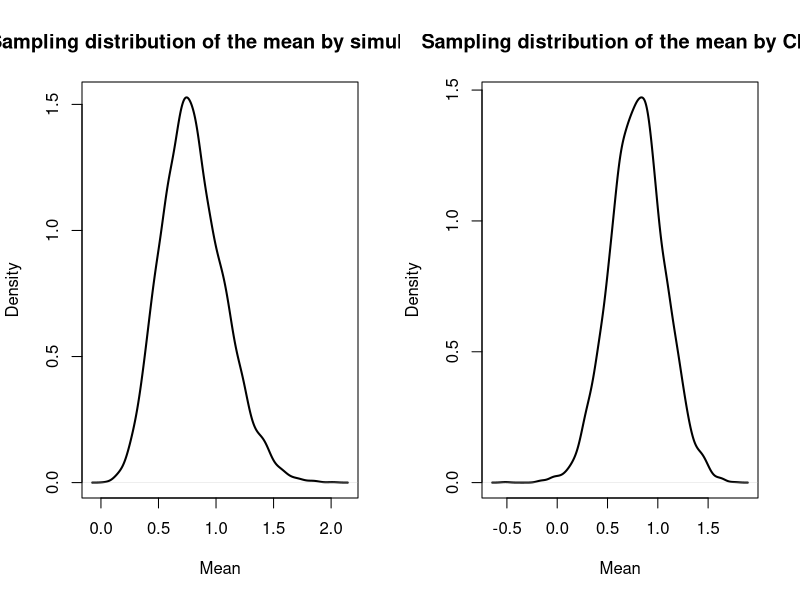
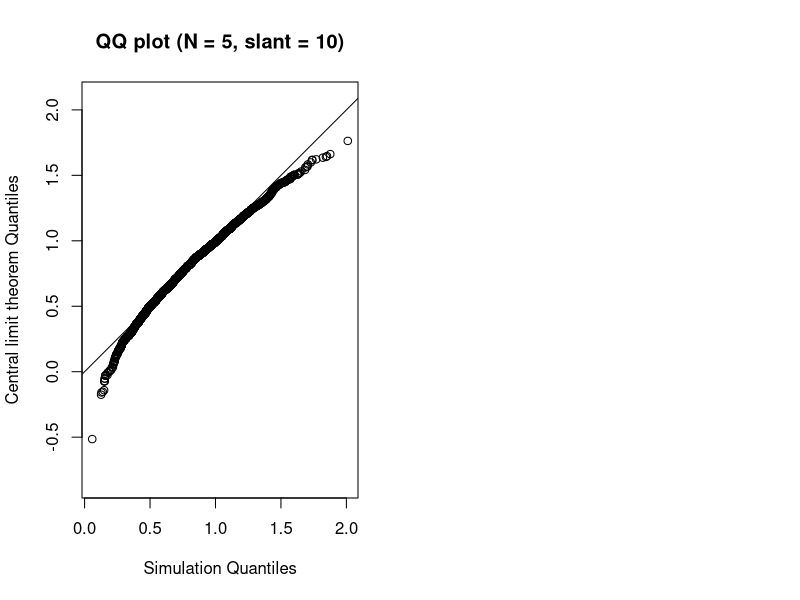
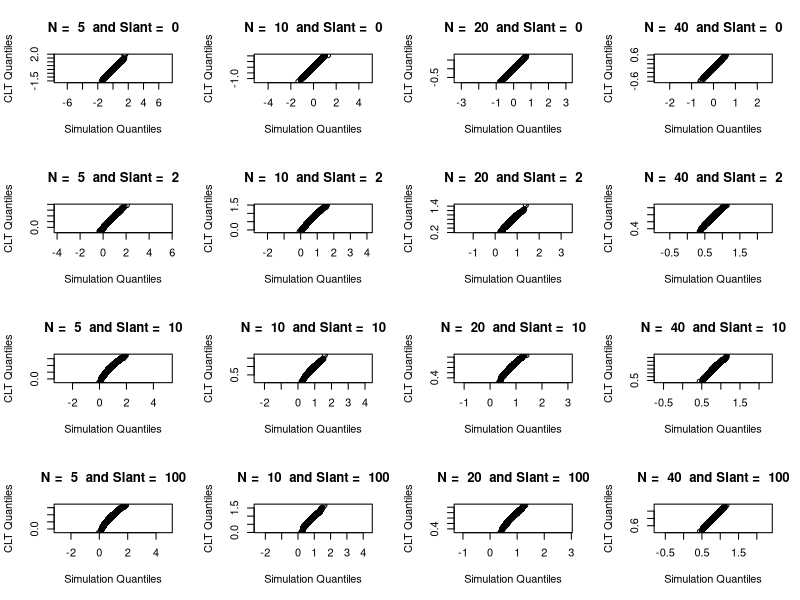
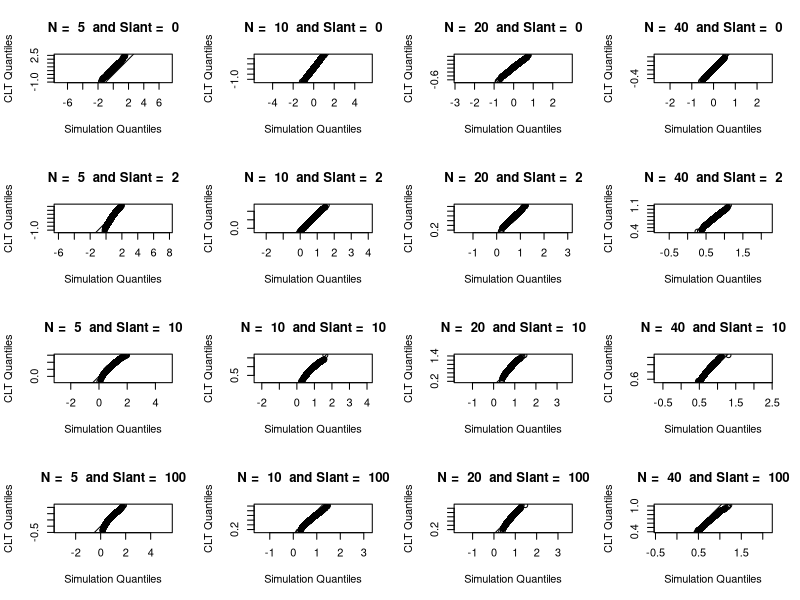

Source code (R) for these figures, in order:
## ---- chunk 1
require(magrittr)
require(sn)
## ---- chunk 2
# parameters that do not change
R <- 5000
location <- 0
scale <- 1

# parameters that change
slant = c(0, 2, 10, 100)
N = c(5, 10, 20, 40)

## ---- chunk 3
N_eg <- 5
slant_eg <- 10
delta <- slant_eg/(sqrt(1 + slant_eg^2))

# Quantiles to calculate/generate
pop_mean <- location + scale*delta*(sqrt(2/pi))
pop_sd <- sqrt(scale^2*(1-((2*delta^2)/pi)))

## ---- chunk 4
random.skew <- array(rsn(R * N_eg, xi = location, omega = scale, alpha = slant_eg), dim = c(R, N_eg))
sample_dist_sim <- apply(random.skew, 1, mean)
## ---- chunk 5
Z <- rnorm(R)
sample_dist_clt <- Z*(pop_sd/sqrt(N_eg)) + pop_mean
## ---- chunk 6
par(mfrow = c(1, 2))
plot(density(sample_dist_sim), xlab = "Mean", main = "Sampling distribution of the mean by simulation", lwd = 2)
plot(density(sample_dist_clt), xlab = "Mean", main = "Sampling distribution of the mean by CLT", lwd = 2)

## ---- chunk 7
qqplot(sample_dist_sim, sample_dist_clt, asp = 1, xlab  = "Simulation Quantiles", ylab = "Central limit theorem Quantiles", main = "QQ plot (N = 5, slant = 10)")
abline(0, 1)
## ---- chunk 8
par(mfrow = c(4, 4))

for (i in seq(1, 4)){
  for (j in seq(1, 4)){
    delta <- slant[i]/(sqrt(1 + slant[i]^2))
    pop_mean <- location + scale*delta*(sqrt(2/pi))
    pop_sd <- sqrt(scale^2*(1-((2*delta^2)/pi)))
    
    Z <- rnorm(R)
    sample_dist_clt <- Z*(pop_sd/sqrt(N[j])) + pop_mean
    random.skew <- array(rsn(R * N[j], xi = location, omega = scale, alpha = slant[i]), dim = c(R, N[j]))
    sample_dist_sim <- apply(random.skew, 1, mean)

    qqplot(sample_dist_sim, sample_dist_clt, asp = 1, xlab  = "Simulation Quantiles",
           ylab = "CLT Quantiles", main=paste("N = ", N[j], " and Slant = ", slant[i]))
    abline(0, 1)

  }
}
## ---- chunk 9
par(mfrow = c(4, 4))

for (i in seq(1, 4)){
  for (j in seq(1, 4)){
    delta <- slant[i]/(sqrt(1 + slant[i]^2))
    
    Y <- rsn(N[j], xi = location, omega = scale, alpha = slant[i])
    
    est.mean = mean(Y)
    est.sd <- sqrt(sum((Y-est.mean)^2/(length(Y)-1)))
    
    Z <- rnorm(R)

    sample_dist_clt <- Z*(est.sd/sqrt(N[j])) + est.mean
    random.skew <- array(rsn(R * N[j], xi = location, omega = scale, alpha = slant[i]), dim = c(R, N[j]))
    sample_dist_sim <- apply(random.skew, 1, mean)

    qqplot(sample_dist_sim, sample_dist_clt, asp = 1, xlab  = "Simulation Quantiles",
           ylab = "CLT Quantiles", main=paste("N = ", N[j], " and Slant = ", slant[i]))
    abline(0, 1)

  }
}
